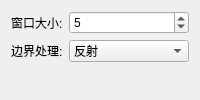
                <widget class="QWidget" name="bigThermalMovingAvgPage">
                 <layout class="QFormLayout" name="bigThermalMovingAvgLayout">
                  <item row="0" column="0">
                   <widget class="QLabel" name="bigThermalMovingAvgWindowLabel">
                    <property name="text">
                     <string>窗口大小:</string>
                    </property>
                   </widget>
                  </item>
                  <item row="0" column="1">
                   <widget class="QSpinBox" name="bigThermalMovingAvgWindowSpinBox">
                    <property name="minimum">
                     <number>3</number>
                    </property>
                    <property name="maximum">
                     <number>101</number>
                    </property>
                    <property name="singleStep">
                     <number>2</number>
                    </property>
                    <property name="value">
                     <number>5</number>
                    </property>
                   </widget>
                  </item>
                  <item row="1" column="0">
                   <widget class="QLabel" name="bigThermalMovingAvgModeLabel">
                    <property name="text">
                     <string>边界处理:</string>
                    </property>
                   </widget>
                  </item>
                  <item row="1" column="1">
                   <widget class="QComboBox" name="bigThermalMovingAvgModeComboBox">
                    <item>
                     <property name="text">
                      <string>反射</string>
                     </property>
                    </item>
                    <item>
                     <property name="text">
                      <string>常数</string>
                     </property>
                    </item>
                    <item>
                     <property name="text">
                      <string>最近值</string>
                     </property>
                    </item>
                   </widget>
                  </item>
                 </layout>
                </widget>
